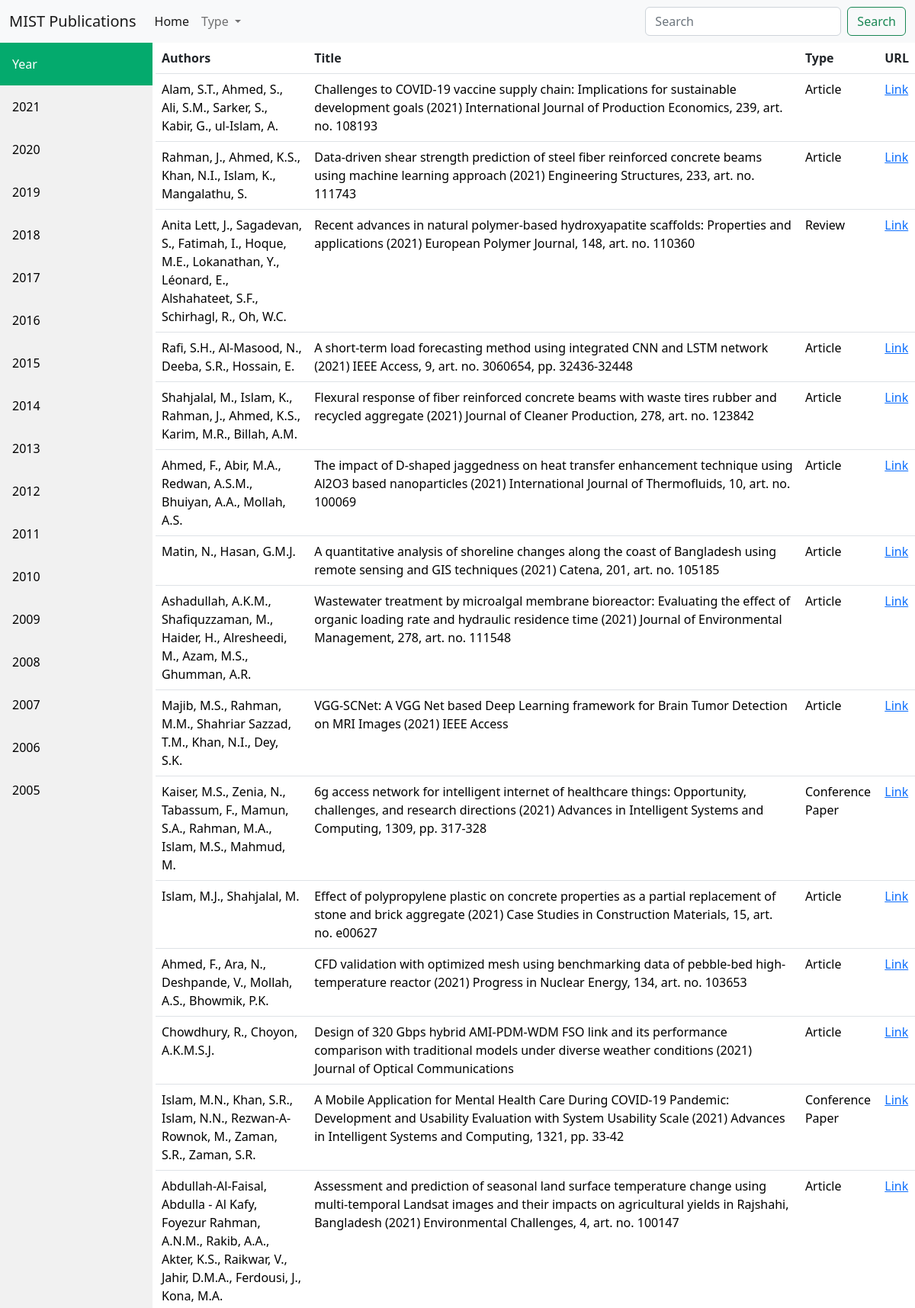
Screenshot of /years/2021/ (upper part) with the database file from the repository.
### publications/models.py (models this page shows)
class Publication(models.Model):
    types = (
              ("Conference Paper", "Conference Paper"),
              ("Article", "Article"),
              ("Book Chapter", "Book Chapter"),
              ("Book","Book"),
              ("Editorial", "Editorial"),
              ("Review", "Review"),
              ("Letter", "Letter"),
            )
    authors = models.CharField(max_length= 500)
    title = models.CharField(max_length=1500)
    scopus_url = models.URLField(max_length=500, blank=True, null=True)
    DOI = models.CharField(max_length=100, blank=True, null=True)
    affiliation = models.TextField(blank=True, null=True)
    publisher = models.CharField(max_length=200, blank=True, null=True)
    ISSN = models.CharField(max_length=30, blank=True, null=True)
    ISBN = models.CharField(max_length=30, blank=True, null=True)
    document_type = models.CharField(max_length=50, choices=types)
    publication_stage = models.CharField(max_length=50, blank=True, null=True)
    open_access = models.CharField(max_length=50, blank=True, null=True)
    publishing_year = models.IntegerField()
    source = models.CharField(max_length=50, blank=True, null=True)
    cited_by = models.IntegerField(blank=True, null=True)

### publications/views.py (the view)
# urls.py: path('years/<str:year>/', views.year_wise_publications, name = 'year_wise_publications'),
def year_wise_publications(request, year):
    types = ["Conference Paper", "Article", "Book Chapter", "Book", "Editorial", "Review", "Letter"]
    years = list(year_publications.objects.all().values_list('year', flat=True))
    years_r = years.copy()
    years_r.sort(reverse=True)
    pubs = Publication.objects.filter(publishing_year = year).order_by('-cited_by')
    showing_product = 50
    paginator = Paginator(pubs, showing_product)
    page = request.GET.get('page')
    try:
        page_product = paginator.page(page)
    except PageNotAnInteger:
        page = 1
        page_product = paginator.page(page)
    except EmptyPage:
        page = paginator.num_pages
        page_product = paginator.page(page)
    leftIndex = (int(page) - 4)
    if leftIndex < 1:
        leftIndex = 1
    rightIndex = (int(page) + 10)
    if rightIndex > paginator.num_pages:
        rightIndex = paginator.num_pages + 1
    custom_range = range(leftIndex, rightIndex)
    year = int(year)
    total_pubs = len(pubs)
    showing_items = len(page_product)
    context = { 'message': 'Hello, World! :)', 'years': years,'years_r':years_r, "types": types, "pubs": page_product, 'custom_range': custom_range, 'year_sidebar': year, "total_pubs": total_pubs, "showing_items": showing_items}
    return render(request, 'publications/year.html', context)

### publications/templates/publications/year.html (shortened to what this page needs)
<!doctype html>
<html lang="en">
  <head>
    <link href="https://cdn.jsdelivr.net/npm/bootstrap@5.2.0/dist/css/bootstrap.min.css" rel="stylesheet">
  </head>
  <body>
    {% include 'publications/nav.html' %}
    <div class="row">
        <div class="col-2">
            <div class="sidebar">
                <a class="active" href="">Year</a>
                {% for year in years_r %}
                <a href="{% url 'year_wise_publications' year=year %}">{{year}}</a>
                {% endfor %}
                <a> </a>
            </div>
        </div>
        <div class="col-10">
            <table class="table table-hover">
                <thead>
                  <tr>
                    <th scope="col">Authors</th>
                    <th scope="col">Title</th>
                    <th scope="col">Type</th>
                    <th scope="col">URL</th>
                  </tr>
                </thead>
                <tbody>
                  {% for pub in pubs %}
                  <tr>
                    <td scope="row"><a style="text-decoration: none; color: black;" href = "{% url 'details' pub.id %}" >{{pub.authors}}</a></td>
                    <td><a style="text-decoration: none; color: black;" href = "{% url 'details' pub.id %}" >{{pub.title}}</a></td>
                    <td><a style="text-decoration: none; color: black;" href = "{% url 'details' pub.id %}" >{{pub.document_type}}</a></td></td>
                    <td><a href = {{pub.scopus_url}} target="_blank">Link</a></td>
                  </tr>
                  {% endfor %}
                </tbody>
              </table>
        </div>
    </div>
  </body>
</html>

### publications/templates/publications/year.html (style rules this page uses)
.sidebar { margin: 0; padding: 0; width: 200px; background-color: #f1f1f1; position: fixed; height: 100%; overflow: auto; }
.sidebar a { display: block; color: black; padding: 16px; text-decoration: none; }
.sidebar a.active { background-color: #04AA6D; color: white; }

### rows the page displays
Publication: authors "Alam, S.T., Ahmed, S., Ali, S.M., Sarker, S., Kabir, G., ul-Islam, A.", title "Challenges to COVID-19 vaccine supply chain: Implications for sustainable development goals (2021) International Journal of Production Economics, 239, art. no. 108193", document_type "Article"
Publication: authors "Rahman, J., Ahmed, K.S., Khan, N.I., Islam, K., Mangalathu, S.", title "Data-driven shear strength prediction of steel fiber reinforced concrete beams using machine learning approach (2021) Engineering Structures, 233, art. no. 111743", document_type "Article"
Publication: authors "Anita Lett, J., Sagadevan, S., Fatimah, I., Hoque, M.E., Lokanathan, Y., Léonard, E., Alshahateet, S.F., Schirhagl, R., Oh, W.C.", title "Recent advances in natural polymer-based hydroxyapatite scaffolds: Properties and applications (2021) European Polymer Journal, 148, art. no. 110360", document_type "Review"
Publication: authors "Rafi, S.H., Al-Masood, N., Deeba, S.R., Hossain, E.", title "A short-term load forecasting method using integrated CNN and LSTM network (2021) IEEE Access, 9, art. no. 3060654, pp. 32436-32448", document_type "Article"
Publication: authors "Shahjalal, M., Islam, K., Rahman, J., Ahmed, K.S., Karim, M.R., Billah, A.M.", title "Flexural response of fiber reinforced concrete beams with waste tires rubber and recycled aggregate (2021) Journal of Cleaner Production, 278, art. no. 123842", document_type "Article"
Publication: authors "Ahmed, F., Abir, M.A., Redwan, A.S.M., Bhuiyan, A.A., Mollah, A.S.", title "The impact of D-shaped jaggedness on heat transfer enhancement technique using Al2O3 based nanoparticles (2021) International Journal of Thermofluids, 10, art. no. 100069", document_type "Article"
Publication: authors "Matin, N., Hasan, G.M.J.", title "A quantitative analysis of shoreline changes along the coast of Bangladesh using remote sensing and GIS techniques (2021) Catena, 201, art. no. 105185", document_type "Article"
Publication: authors "Ashadullah, A.K.M., Shafiquzzaman, M., Haider, H., Alresheedi, M., Azam, M.S., Ghumman, A.R.", title "Wastewater treatment by microalgal membrane bioreactor: Evaluating the effect of organic loading rate and hydraulic residence time (2021) Journal of Environmental Management, 278, art. no. 111548", document_type "Article"
Publication: authors "Majib, M.S., Rahman, M.M., Shahriar Sazzad, T.M., Khan, N.I., Dey, S.K.", title "VGG-SCNet: A VGG Net based Deep Learning framework for Brain Tumor Detection on MRI Images (2021) IEEE Access", document_type "Article"
Publication: authors "Kaiser, M.S., Zenia, N., Tabassum, F., Mamun, S.A., Rahman, M.A., Islam, M.S., Mahmud, M.", title "6g access network for intelligent internet of healthcare things: Opportunity, challenges, and research directions (2021) Advances in Intelligent Systems and Computing, 1309, pp. 317-328", document_type "Conference Paper"
Publication: authors "Islam, M.J., Shahjalal, M.", title "Effect of polypropylene plastic on concrete properties as a partial replacement of stone and brick aggregate (2021) Case Studies in Construction Materials, 15, art. no. e00627", document_type "Article"
Publication: authors "Ahmed, F., Ara, N., Deshpande, V., Mollah, A.S., Bhowmik, P.K.", title "CFD validation with optimized mesh using benchmarking data of pebble-bed high-temperature reactor (2021) Progress in Nuclear Energy, 134, art. no. 103653", document_type "Article"
Publication: authors "Chowdhury, R., Choyon, A.K.M.S.J.", title "Design of 320 Gbps hybrid AMI-PDM-WDM FSO link and its performance comparison with traditional models under diverse weather conditions (2021) Journal of Optical Communications", document_type "Article"
Publication: authors "Islam, M.N., Khan, S.R., Islam, N.N., Rezwan-A-Rownok, M., Zaman, S.R., Zaman, S.R.", title "A Mobile Application for Mental Health Care During COVID-19 Pandemic: Development and Usability Evaluation with System Usability Scale (2021) Advances in Intelligent Systems and Computing, 1321, pp. 33-42", document_type "Conference Paper"
Publication: authors "Abdullah-Al-Faisal, Abdulla - Al Kafy, Foyezur Rahman, A.N.M., Rakib, A.A., Akter, K.S., Raikwar, V., Jahir, D.M.A., Ferdousi, J., Kona, M.A.", title "Assessment and prediction of seasonal land surface temperature change using multi-temporal Landsat images and their impacts on agricultural yields in Rajshahi, Bangladesh (2021) Environmental Challenges, 4, art. no. 100147", document_type "Article"

### other values shown
{{ year }} "2021" "2020" "2019" "2018" "2017" "2016" "2015" "2014" "2013" "2012" "2011" "2010" "2009" "2008" "2007" "2006" "2005"
